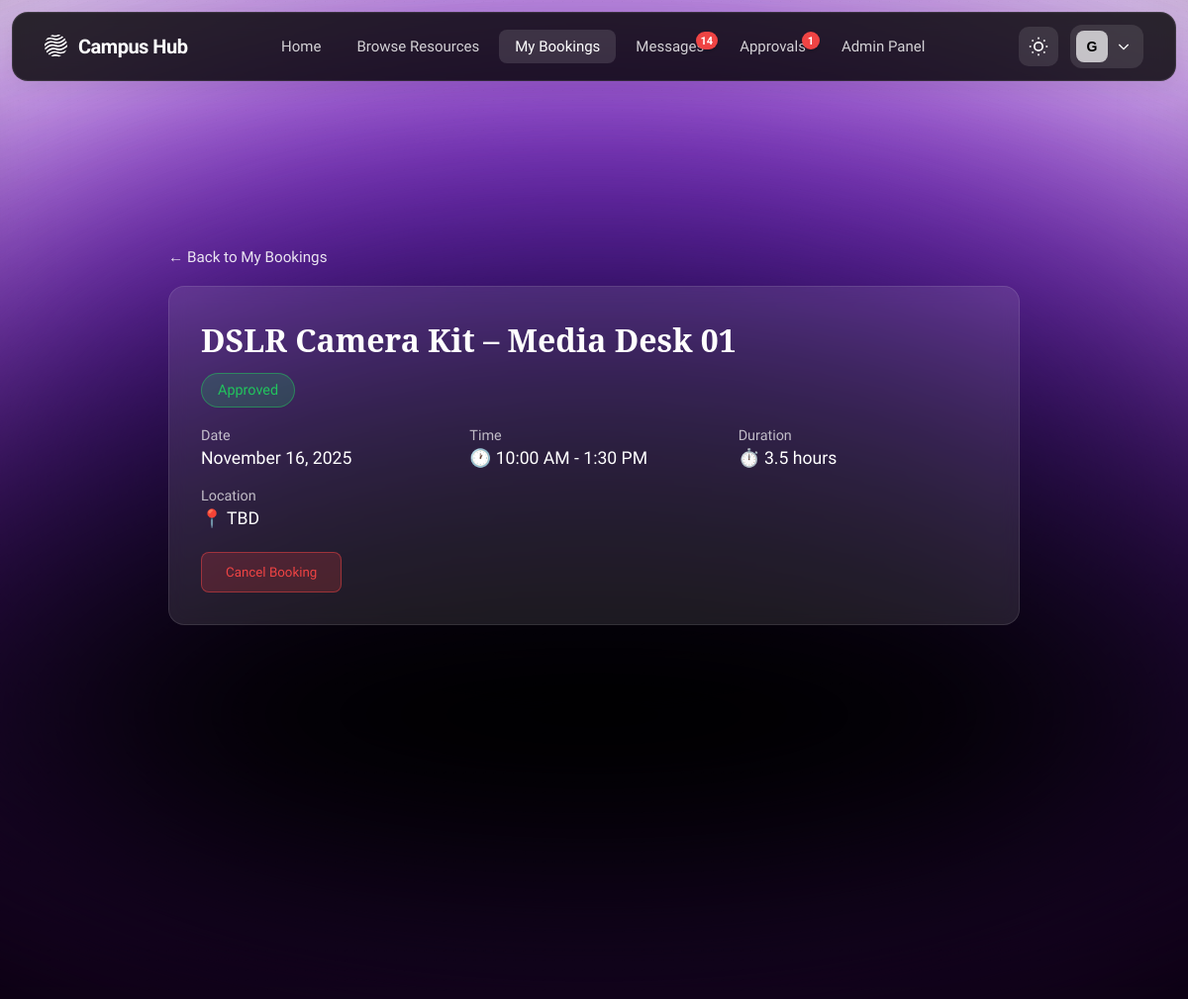
/bookings/14 (signed in), run on the app's committed database.
### tables this page shows
CREATE TABLE users (
    user_id INTEGER PRIMARY KEY AUTOINCREMENT,
    name TEXT NOT NULL,
    email TEXT NOT NULL UNIQUE,
    password_hash TEXT NOT NULL,
    role TEXT NOT NULL CHECK (role IN ('student','staff','admin')),
    profile_image TEXT,
    department_id INTEGER REFERENCES departments(department_id),
    email_verified BOOLEAN NOT NULL DEFAULT 0,
    verification_token TEXT,
    verification_token_expires DATETIME,
    reset_password_token TEXT,
    reset_password_expires DATETIME,
    created_at DATETIME DEFAULT CURRENT_TIMESTAMP,
    updated_at DATETIME
, is_banned INTEGER DEFAULT 0, last_login TIMESTAMP);

CREATE TABLE resources (
    resource_id INTEGER PRIMARY KEY AUTOINCREMENT,
    owner_type TEXT NOT NULL CHECK (owner_type IN ('user','group')),
    owner_id INTEGER NOT NULL,  -- Polymorphic FK: user_id when owner_type='user', group_id when owner_type='group'
    title TEXT NOT NULL,
    description TEXT,
    category_id INTEGER REFERENCES resource_categories(category_id),
    location TEXT,
    capacity INTEGER CHECK (capacity > 0 OR capacity IS NULL),  -- NULL for resources without capacity limits
    status TEXT NOT NULL DEFAULT 'draft' CHECK (status IN ('draft','published','archived')),
    availability_mode TEXT NOT NULL DEFAULT 'rules' CHECK (availability_mode IN ('rules','open','by-request')),
    requires_approval BOOLEAN NOT NULL DEFAULT 0,
    created_at DATETIME DEFAULT CURRENT_TIMESTAMP,
    updated_at DATETIME
, images TEXT, availability_rules TEXT);

CREATE TABLE bookings (
    booking_id INTEGER PRIMARY KEY AUTOINCREMENT,
    resource_id INTEGER NOT NULL REFERENCES resources(resource_id) ON DELETE RESTRICT,
    requester_id INTEGER NOT NULL REFERENCES users(user_id) ON DELETE RESTRICT,
    start_datetime DATETIME NOT NULL,
    end_datetime DATETIME NOT NULL,
    status TEXT NOT NULL DEFAULT 'pending' CHECK (status IN ('pending','approved','rejected','cancelled','completed')),
    approval_required BOOLEAN NOT NULL DEFAULT 0,
    notes TEXT,
    created_at DATETIME DEFAULT CURRENT_TIMESTAMP,
    updated_at DATETIME,
    CHECK (end_datetime > start_datetime)
);

### src/controllers/booking_controller.py (the view)
@booking_bp.route('/<int:booking_id>')
@login_required
def detail(booking_id):
    booking_data = BookingDAL.get_booking_by_id(booking_id)
    if not booking_data:
        flash('Booking not found.', 'error')
        return redirect(url_for('booking.index'))
    booking = Booking(booking_data)
    resource = ResourceDAL.get_resource_by_id(booking.resource_id)
    is_owner = (resource and resource.get('owner_type') == 'user'
                and resource.get('owner_id') == current_user.user_id)
    is_requester = booking.requester_id == current_user.user_id
    is_admin = current_user.role == 'admin'
    if not (is_requester or is_owner or is_admin):
        flash('You do not have permission to view this booking.', 'error')
        return redirect(url_for('booking.index'))
    cancel_form = BookingCancellationForm() if booking.can_be_cancelled(current_user.user_id) else None
    approval_form = None
    if is_owner and booking.can_be_approved():
        approval_form = BookingApprovalForm()
        approval_form.booking_id.data = booking_id
    return render_template(
        'bookings/detail.html',
        booking=booking,
        cancel_form=cancel_form,
        approval_form=approval_form,
        is_owner=is_owner,
        is_requester=is_requester,
        title=f'Booking Details',
        page_name='bookings'
    )

### src/app.py (called while the page is built)
def init_extensions(app):
    csrf.init_app(app)
    login_manager.init_app(app)
    login_manager.login_view = 'auth.login'  # Redirect to login page if not authenticated
    login_manager.login_message = 'Please log in to access this page.'
    login_manager.login_message_category = 'info'
    @login_manager.user_loader
    def load_user(user_id):
        from src.data_access.user_dal import UserDAL
        from src.models.user import User
        user_data = UserDAL.get_user_by_id(int(user_id))
        if user_data:
            return User(user_data)
        return None

### src/data_access/base_dal.py (called while the page is built)
    @classmethod
    def get_db_path(cls) -> str:
        if cls._db_path is None:
            base_dir = Path(__file__).parent.parent.parent
            cls._db_path = str(base_dir / 'campus_resource_hub.db')
        return cls._db_path

    @classmethod
    @contextmanager
    def get_connection(cls, commit: bool = False):
        conn = None
        try:
            conn = sqlite3.connect(cls.get_db_path())
            conn.row_factory = sqlite3.Row  # Return rows as dictionaries
            yield conn
            if commit:
                conn.commit()
        except sqlite3.Error as e:
            logger.error(f"Database error: {e}")
            if conn:
                conn.rollback()
            raise
        finally:
            if conn:
                conn.close()

    @classmethod
    def execute_query(cls, query: str, params: Tuple = ()) -> List[Dict[str, Any]]:
        with cls.get_connection() as conn:
            cursor = conn.cursor()
            cursor.execute(query, params)
            rows = cursor.fetchall()
            return [dict(row) for row in rows]

    @classmethod
    def get_by_id(cls, table_name: str, id_column: str, id_value: int) -> Optional[Dict[str, Any]]:
        query = f"SELECT * FROM {table_name} WHERE {id_column} = ?"
        results = cls.execute_query(query, (id_value,))
        return results[0] if results else None

### src/data_access/message_dal.py (called while the page is built)
    @classmethod
    def get_unread_message_count(cls, user_id: int) -> int:
        query = """
            SELECT COUNT(*) as count
            FROM messages
            WHERE receiver_id = ?
              AND is_read = 0
        """
        results = cls.execute_query(query, (user_id,))
        return results[0]['count'] if results else 0

### src/data_access/user_dal.py (called while the page is built)
    @classmethod
    def get_user_by_id(cls, user_id: int) -> Optional[Dict[str, Any]]:
        return cls.get_by_id('users', 'user_id', user_id)

### src/templates/bookings/detail.html (shortened to what this page needs)
{% extends 'base.html' %}
{% block content %}
<div class="booking-detail-page">
    <div class="detail-container">
        <a href="{{ url_for('booking.index') }}" class="back-link">← Back to My Bookings</a>
        <div class="booking-card">
            <h1 class="booking-title">{{ booking.resource_title }}</h1>
            <div class="status-badge {{ booking.status }}">{{ booking.status|title }}</div>
            <div class="detail-grid">
                <div class="detail-item">
                    <div class="detail-label">Date</div>
                    <div class="detail-value utc-time" data-utc="{{ booking.start_datetime.strftime('%Y-%m-%d %H:%M:%S') }}" data-date-only>📅 {{ booking.start_datetime.strftime('%B %d, %Y') }}</div>
                </div>
                <div class="detail-item">
                    <div class="detail-label">Time</div>
                    <div class="detail-value">🕐 <span class="utc-time" data-utc="{{ booking.start_datetime.strftime('%Y-%m-%d %H:%M:%S') }}" data-time-only>{{ booking.start_datetime.strftime('%I:%M %p') }}</span> - <span class="utc-time" data-utc="{{ booking.end_datetime.strftime('%Y-%m-%d %H:%M:%S') }}" data-time-only>{{ booking.end_datetime.strftime('%I:%M %p') }}</span></div>
                </div>
                <div class="detail-item">
                    <div class="detail-label">Duration</div>
                    <div class="detail-value">⏱️ {{ booking.get_duration_string() }}</div>
                </div>
                <div class="detail-item">
                    <div class="detail-label">Location</div>
                    <div class="detail-value">📍 {{ booking._resource_location or 'TBD' }}</div>
                </div>
            </div>
            <div class="actions-group">
                {% if cancel_form %}
                    <form method="POST" action="{{ url_for('booking.cancel', booking_id=booking.booking_id) }}" style="display: inline;">
                        <button type="submit" class="btn btn-cancel-booking" onclick="return confirm('Are you sure you want to cancel this booking?')">
                            Cancel Booking
                        </button>
                    </form>
                {% endif %}
            </div>
        </div>
    </div>
</div>
{% endblock %}

### src/templates/base.html (shortened to what this page needs)
<!DOCTYPE html>
<html lang="en" data-theme="dark">
<head>
    <link rel="stylesheet" href="{{ url_for('static', filename='css/home.css') }}">
</head>
<body>
    <div class="background-effects">
        <div class="blur-white"></div>
        <div class="gradient-ellipse-1">
            <div style="position: absolute; inset: -31.25% -24.81%;">
            </div>
        </div>
        <div class="gradient-ellipse-2">
            <div style="position: absolute; inset: -41.49% -30.77%;">
            </div>
        </div>
        <div class="gradient-ellipse-3">
            <div style="position: absolute; inset: -62.11% -38.17%;">
            </div>
        </div>
        <div class="gradient-ellipse-4">
            <div style="position: absolute; inset: -37.04% -24.07%;">
            </div>
        </div>
        <div class="noise-texture"></div>
    </div>
    <nav class="navbar">
        <div class="navbar-container">
            <div class="navbar-left">
                <a href="{{ url_for('main.index') }}" class="navbar-logo">
                    <span class="logo-text">Campus Hub</span>
                </a>
            </div>
            <div class="navbar-center">
                <a href="{{ url_for('main.index') }}" class="nav-link {% if request.endpoint == 'main.index' %}active{% endif %}">Home</a>
                <a href="{{ url_for('resource.index') }}" class="nav-link {% if request.endpoint and request.endpoint.startswith('resource.') %}active{% endif %}">Browse Resources</a>
                {% if current_user.is_authenticated %}
                    <a href="{{ url_for('booking.index') }}" class="nav-link {% if request.endpoint and request.endpoint.startswith('booking.') and request.endpoint != 'booking.pending_approvals' %}active{% endif %}">My Bookings</a>
                    <a href="{{ url_for('message.inbox') }}" class="nav-link {% if request.endpoint and request.endpoint.startswith('message.') %}active{% endif %}" style="position: relative;">
                        Messages
                        {% if unread_messages > 0 %}
                            <span class="notification-badge" id="message-badge">{{ unread_messages if unread_messages < 100 else '99+' }}</span>
                        {% else %}
                            <span class="notification-badge" id="message-badge" style="display: none;"></span>
                        {% endif %}
                    </a>
                    {% if current_user.role in ['staff', 'admin'] %}
                        <a href="{{ url_for('booking.pending_approvals') }}" class="nav-link {% if request.endpoint == 'booking.pending_approvals' %}active{% endif %}" style="position: relative;">
                            Approvals
                            {% if pending_approvals and pending_approvals > 0 %}
                                <span id="approvals-badge" class="notification-badge">{{ pending_approvals if pending_approvals < 100 else '99+' }}</span>
                            {% else %}
                                <span id="approvals-badge" class="notification-badge" style="display: none;"></span>
                            {% endif %}
                        </a>
                    {% endif %}
                    {% if current_user.role == 'admin' %}
                        <a href="{{ url_for('admin.dashboard') }}" class="nav-link {% if request.endpoint and request.endpoint.startswith('admin.') %}active{% endif %}">Admin Panel</a>
                    {% endif %}
                {% endif %}
            </div>
            <div class="navbar-right">
                <button class="theme-toggle" onclick="toggleTheme()" aria-label="Toggle theme">
                </button>
                {% if current_user.is_authenticated %}
                <div class="account-dropdown">
                    <button class="account-button" onclick="toggleAccountMenu()">
                        <div class="account-avatar">
                            {{ current_user.name[0].upper() }}
                        </div>
                        <svg class="chevron-icon" fill="none" stroke="currentColor" stroke-width="2" viewBox="0 0 24 24">
                            <path d="M19 9l-7 7-7-7"/>
                        </svg>
                    </button>
                </div>
                {% endif %}
            </div>
        </div>
    </nav>
    <main class="main-content">
        {% block content %}{% endblock %}
    </main>
</body>
</html>

### src/templates/bookings/detail.html (style rules this page uses)
.booking-detail-page { min-height: 100vh; padding-top: 80px; position: relative; }
.detail-container { max-width: 900px; margin: 0 auto; padding: 40px 20px; }
.back-link { display: inline-flex; align-items: center; gap: 8px; color: var(--text-secondary); text-decoration: none; font-family: 'Actor', sans-serif; font-size: 0.95rem; margin-bottom: 20px; transition: all 0.3s ease; }
.booking-card { background: var(--card-bg); backdrop-filter: blur(10px); border: 1px solid var(--card-border); border-radius: 16px; padding: 32px; margin-bottom: 20px; }
.booking-title { font-family: 'Noto Serif', serif; font-size: 2rem; font-weight: 600; color: var(--text-primary); margin-bottom: 12px; }
.status-badge { display: inline-block; padding: 8px 16px; border-radius: 20px; font-family: 'Actor', sans-serif; font-size: 0.9rem; font-weight: 500; margin-bottom: 20px; }
.status-badge.approved { background: rgba(34, 197, 94, 0.2); color: #22c55e; border: 1px solid rgba(34, 197, 94, 0.5); }
.detail-grid { display: grid; grid-template-columns: repeat(auto-fit, minmax(250px, 1fr)); gap: 20px; margin-bottom: 24px; }
.detail-item { font-family: 'Actor', sans-serif; }
.detail-label { font-size: 0.9rem; color: var(--text-quaternary); margin-bottom: 4px; }
.detail-value { font-size: 1.1rem; color: var(--text-primary); font-weight: 500; }
.actions-group { display: flex; gap: 12px; flex-wrap: wrap; margin-top: 24px; }
.btn { padding: 12px 24px; border-radius: 8px; font-family: 'Actor', sans-serif; font-weight: 500; cursor: pointer; transition: all 0.3s ease; border: none; text-decoration: none; display: inline-block; }
.btn-cancel-booking { background: rgba(239, 68, 68, 0.2); color: #ef4444; border: 1px solid rgba(239, 68, 68, 0.5); }

### data on the page
users: name "G"
resources: resource_title "DSLR Camera Kit – Media Desk 01"
bookings: status "Approved"

### other printed values
{{ unread_messages if unread_messages < 100 else '99+' }} "14"
{{ pending_approvals if pending_approvals < 100 else '99+' }} "1"
{{ booking.get_duration_string() }} "3.5 hours"
{{ booking._resource_location or 'TBD' }} "TBD"
